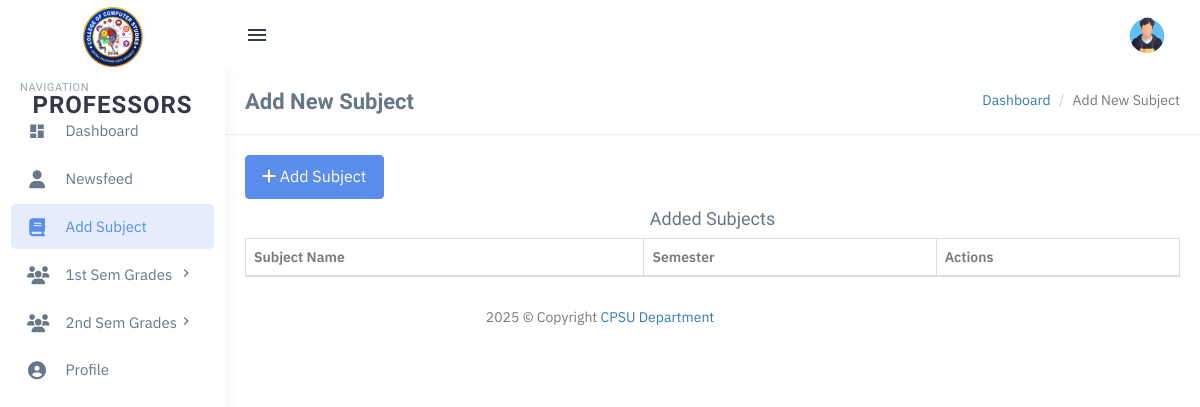
The page /users/professor/add-subject.php on the database as committed earlier.
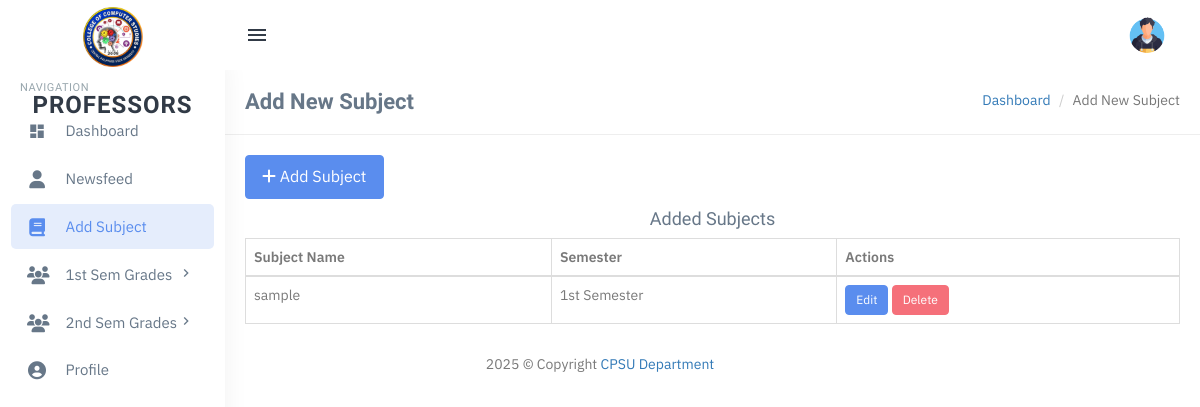
The same page on the database as committed later.
### tables this page shows
CREATE TABLE `subjects` (
  `id` int(11) NOT NULL,
  `subject_name` varchar(255) NOT NULL,
  `semester` enum('1st Semester','2nd Semester') NOT NULL,
  `created_at` timestamp NOT NULL DEFAULT current_timestamp()
);

### users/professor/add-subject.php (the view, shortened to what this page needs)
<?php
include('includes/config.php');
include('includes/topheader.php');
include('includes/leftsidebar.php');
?>
<link rel="stylesheet" href="https://cdn.datatables.net/1.13.4/css/jquery.dataTables.min.css">
<div class="content-page">
    <div class="content">
        <div class="container">
            <div class="row">
                <div class="col-xs-12">
                    <div class="page-title-box">
                        <h4 class="page-title">Add New Subject</h4>
                        <ol class="breadcrumb p-0 m-0">
                            <li><a href="#">Dashboard</a></li>
                            <li class="active">Add New Subject</li>
                        </ol>
                        <div class="clearfix"></div>
                    </div>
                </div>
            </div>
            <div class="text-left">
                <button type="button" class="btn btn-primary btn-lg" data-toggle="modal" data-target="#addSubjectModal">
                    <i class="fas fa-plus"></i> Add Subject
                </button>
            </div>
            <div class="row mt-4">
                <div class="col-xs-12">
                    <h4 class="text-center">Added Subjects</h4>
                    <div class="table-responsive">
                        <table id="studentsTable" class="table table-bordered">
                            <thead>
                                <tr>
                                    <th>Subject Name</th>
                                    <th>Semester</th>
                                    <th>Actions</th>
                                </tr>
                            </thead>
                            <tbody>
                                <?php
                                $query = "SELECT id, subject_name, semester FROM subjects";
                                $result = mysqli_query($con, $query);
                                if ($result) {
                                    while ($row = mysqli_fetch_assoc($result)) {
                                        echo "<tr>";
                                        echo "<td>" . htmlspecialchars($row['subject_name']) . "</td>";
                                        echo "<td>" . htmlspecialchars($row['semester']) . "</td>";
                                        echo "<td><a href='edit_subject.php?id=" . $row['id'] . "' class='btn btn-primary btn-sm'>Edit</a> <a href='delete_subject.php?id=" . $row['id'] . "' class='btn btn-danger btn-sm' onclick='return confirm(\"Are you sure you want to delete this subject?\")'>Delete</a></td>";
                                        echo "</tr>";
                                    }
                                }
                                ?>
                            </tbody>
                        </table>
                    </div>
                </div>
            </div>
        </div>
    </div>
</div>
<?php include('includes/footer.php'); ?>

Rows that differ between the two databases and show on the page:
added subjects: subject_name "sample", semester "1st Semester"
